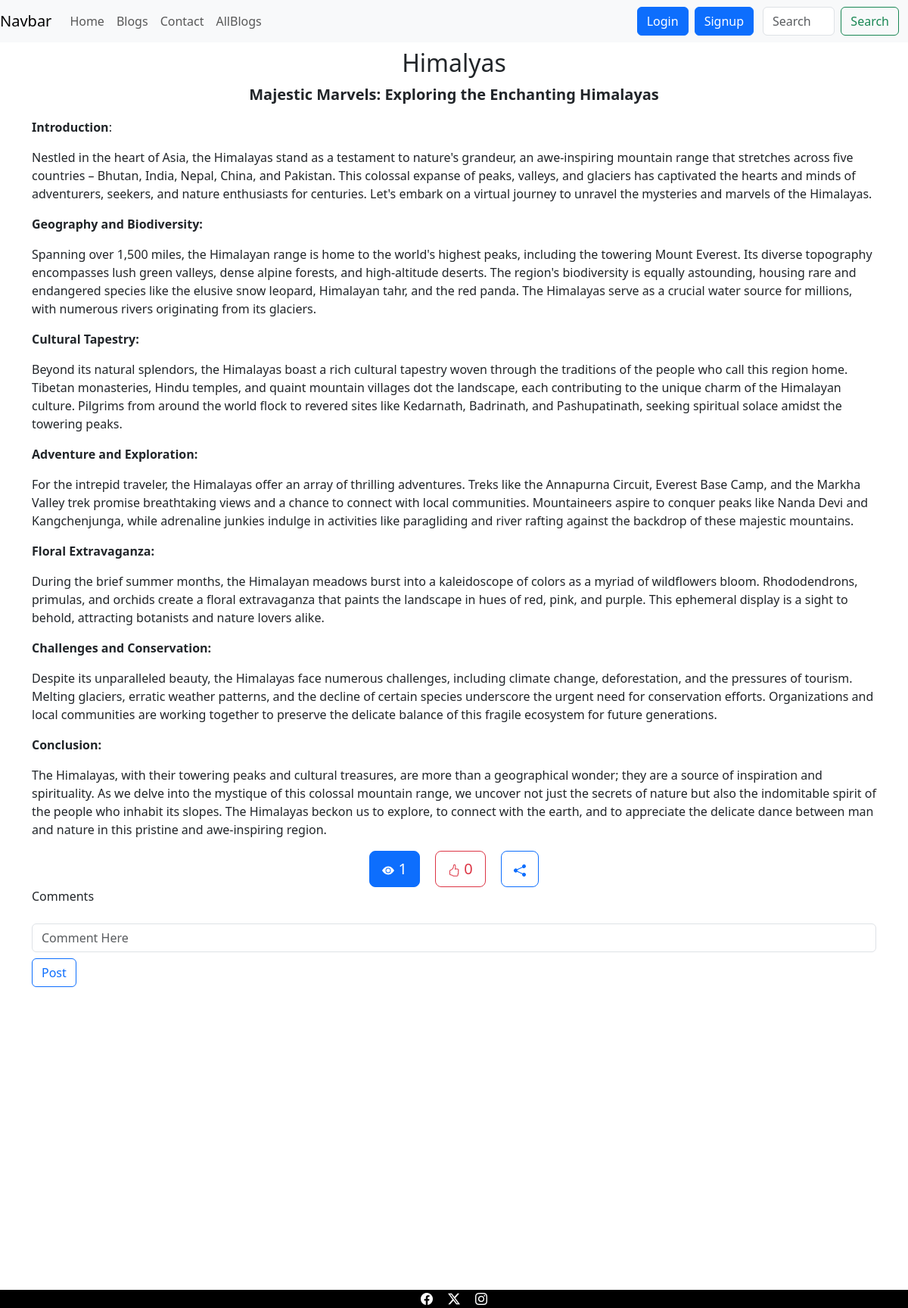
The app's page /blog_details/3/ with its own data.
### myBlogs/models.py (models this page shows, shortened)
class blog_post(models.Model):
    blog_title = models.CharField(max_length=80)
    blog_img = models.ImageField(upload_to='images/')
    blog_description=RichTextField()
    Blog_cat = models.ForeignKey(blog_category,null=True, default= None ,on_delete=models.CASCADE)
    like_count =models.IntegerField(default=0, null = True)
    view_count = models.IntegerField(default=0, null = True)

### myBlogs/views.py (the view)
# urls.py: path('blog_details/<str:blog_id>/',views.blog_details,name ='blog_details'),
def blog_details(request, blog_id):
    obj = get_object_or_404(blog_post, pk=blog_id)
    z=obj.view_count
    z=z+1
    obj.view_count=z
    obj.save()
    return render(request,'myblogs/blog_details.html', {"obj":obj})

### myBlogs/templates/myBlogs/blog_details.html (shortened to what this page needs)
<!DOCTYPE html>
<html lang="en">
  <head>
    <link href="https://cdn.jsdelivr.net/npm/bootstrap@5.3.2/dist/css/bootstrap.min.css" rel="stylesheet" />
    {% include 'myBlogs/navigation_bar.html' %}
  </head>
  <body>
    <div class="container mt-2">
      <h2 class="text-center">{{ obj.blog_title }}</h2>
      {{ obj.blog_description|safe }}
      <div class="container text-center">
        <a href="#" class="btn btn-primary btn-lg mx-2">
          <svg xmlns="http://www.w3.org/2000/svg" width="16" height="16" fill="currentColor" class="bi bi-eye-fill" viewBox="0 0 16 16">
            <path d="M10.5 8a2.5 2.5 0 1 1-5 0 2.5 2.5 0 0 1 5 0" />
            <path d="M0 8s3-5.5 8-5.5S16 8 16 8s-3 5.5-8 5.5S0 8 0 8m8 3.5a3.5 3.5 0 1 0 0-7 3.5 3.5 0 0 0 0 7" />
          </svg> {{ obj.view_count }}
        </a>
        <a href="{% url 'add_like' obj.id %}" class="btn btn-outline-danger btn-lg mx-2">
           {{ obj.like_count }}
        </a>
        <a href="#" class="btn btn-outline-primary btn-lg mx-2">
          <svg xmlns="http://www.w3.org/2000/svg" width="16" height="16" fill="currentColor" class="bi bi-share-fill" viewBox="0 0 16 16">
            <path d="M11 2.5a2.5 2.5 0 1 1 .603 1.628l-6.718 3.12a2.5 2.5 0 0 1 0 1.504l6.718 3.12a2.5 2.5 0 1 1-.488.876l-6.718-3.12a2.5 2.5 0 1 1 0-3.256l6.718-3.12A2.5 2.5 0 0 1 11 2.5" />
          </svg>
        </a>
      </div>
      <div class="form-group">
        <form method="post" action="">
          <lable>Comments</lable>
          <input type="text" class="form-control mt-4" placeholder="Comment Here" id="comment" name="comment" />
          <button type="submit" class="btn btn-outline-primary mt-2">Post</button>
        </form>
      </div>
    </div>
    <footer>
      {% include 'myBlogs/footer.html' %}
    </footer>
  </body>
</html>

### records on screen
blog_post: blog_title "Himalyas", blog_description "Majestic Marvels: Exploring the Enchanting Himalayas Introduction : Nestled in the heart of Asia, the Himalayas stand as a testament to nature's grandeur, an awe-inspiring mountain range that stretches across five countries – Bhutan, India, Nepal, China, and Pakistan. This colossal expanse of peaks, valleys, and glaciers has captivated the hearts and minds of adventurers, seekers, and nature enthusiasts for centuries. Let's embark on a virtual journey to unravel the mysteries and marvels of the Himalayas. Geography and Biodiversity: Spanning over 1,500 miles, the Himalayan range is home to the world's highest peaks, including the towering Mount Everest. Its diverse topography encompasses…", view_count "1", like_count "0"
